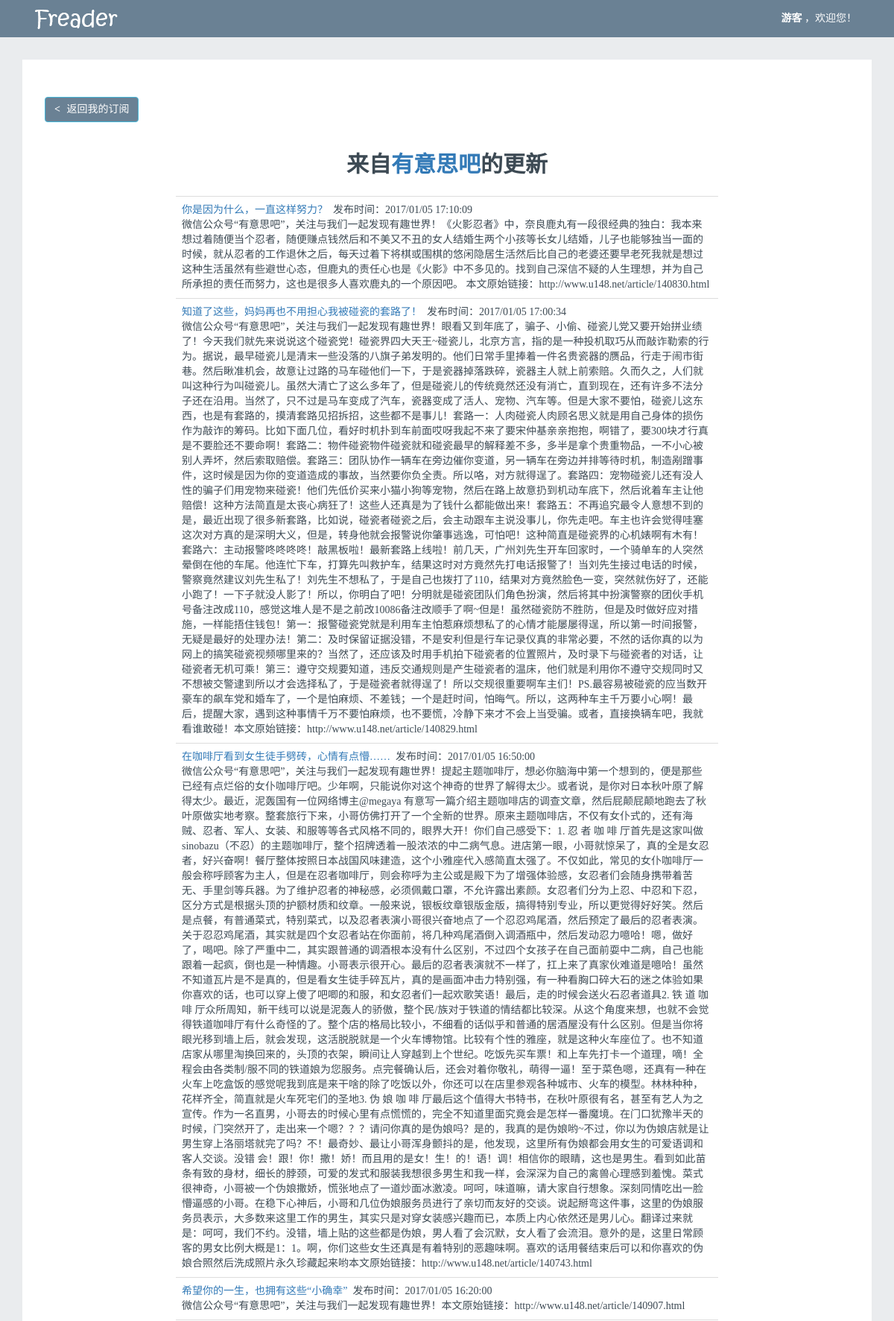
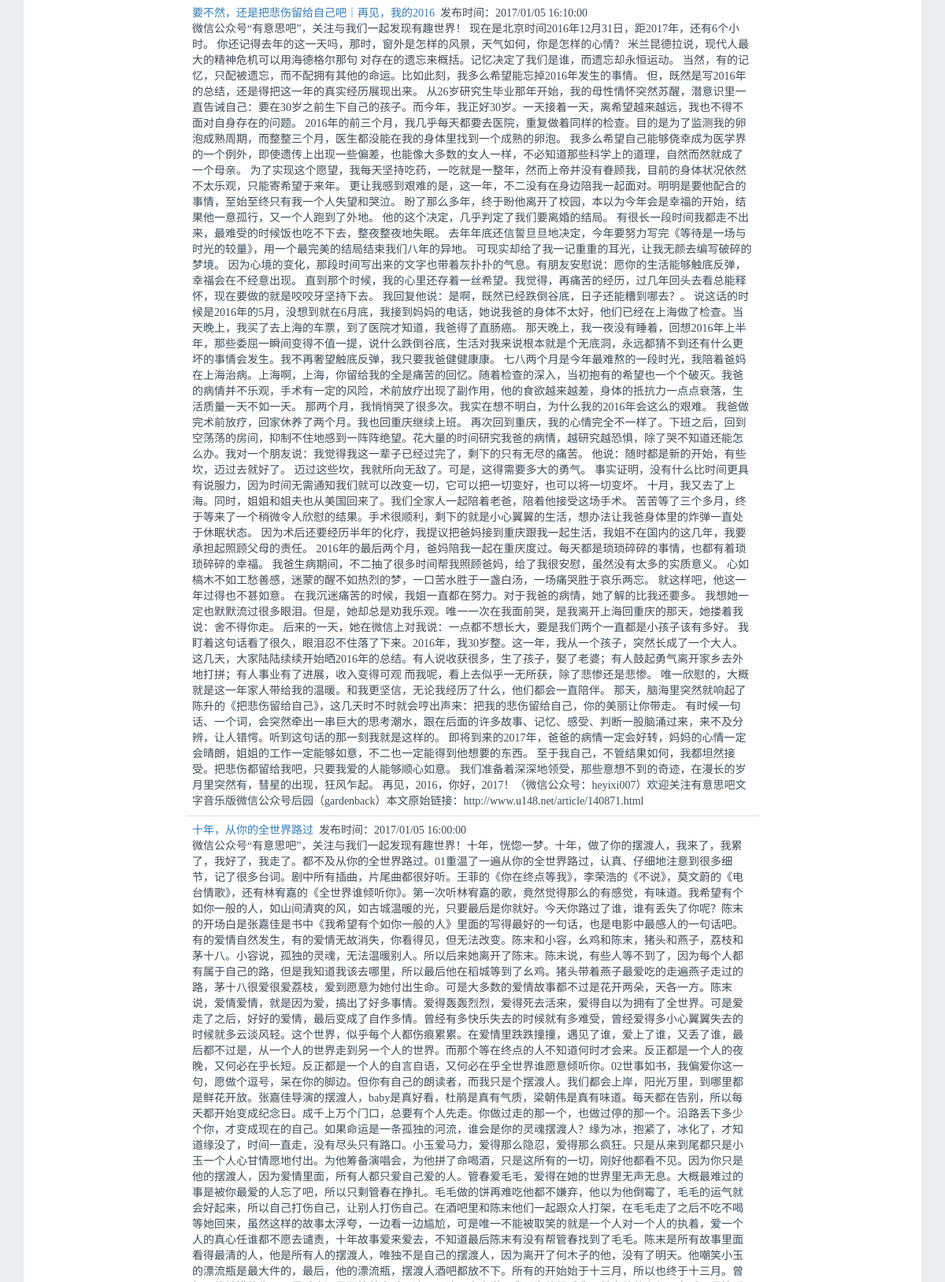
Page /chnl/386/ (upper part) on the committed database (2 pictures, top to bottom).
### Main/models.py (models this page shows, shortened)
class Channel(models.Model):
    title=models.CharField('标题',max_length=32)
    link=models.CharField('订阅源',max_length=64)
    description=models.CharField('描述',max_length=128)
    created_time=models.DateTimeField("创建时间",auto_now_add=True)
    has_update=models.BooleanField('是否有更新',default=False)
    class Meta:
        ordering=['-created_time']

class Item(models.Model):
    title=models.CharField('标题',max_length=32)
    link=models.CharField('链接',max_length=64)
    pubdate=models.DateTimeField('发布时间',null=True)
    description=models.CharField('描述',max_length=128)
    channel=models.ForeignKey(Channel,verbose_name='所属源')
    is_new=models.BooleanField('是否是最新',default=False)
    class Meta:
        ordering=['-pubdate']

### Main/views.py (the view)
# urls.py: url(r'^chnl/(?P<chnl_id>\d+)/$',ChnlUpdtView.as_view(),name='chnlupdt'),
class ChnlUpdtView(DetailView):
    model = Channel
    template_name = 'chnlupdt.html'
    context_object_name = 'channel'
    pk_url_kwarg = 'chnl_id'
    def get_context_data(self, **kwargs):
        kwargs['items']=self.object.item_set.all().distinct()
        if self.request.user.is_anonymous:
            kwargs['username']='游客'
        else:
            kwargs['username']=self.request.user.username
        return super(ChnlUpdtView,self).get_context_data(**kwargs)

### Main/templates/chnlupdt.html (shortened to what this page needs)
{% extends 'template.html' %}
{% load staticfiles %}
{% block mycss %}
    <link rel="stylesheet" type="text/css" href="{% static 'main/css/main.css' %}">
{% endblock %}
{% block content %}
    <div id="container">
		<div id="top">
            <span class="dropdown">
                    <a id="username" href="{% url 'Main:home' %}" class="dropdown-toggle" data-toggle="dropdown" aria-haspopup="true" aria-expanded="true">
                        {{ username }}
                    </a>
            </span>
            <span>，欢迎您！</span>
        </div>
        <div id="mainbox">
            <div style="height: 50px;"><a href="{% url 'Main:home' %}"><button type="button" class="btn btn-info" style="left: 5%; position: absolute; background: #6A8194;">
                <span style="font-weight: 900;padding-right: 5px;"><</span>
                <span>返回我的订阅</span>
            </button></a></div>
            <div style="font-size: 30px;font-weight: bold; margin: 20px; text-align: center;">来自<a href="{{ channel.link }}">{{ channel.title }}</a>的更新</div>
            <div style="width: 70%; margin: 0px auto;">
                <table class="table table-hover">
                    <tbody>
                    {% for item in items %}
                        <tr><td>
                            <a href="{{ item.link }}">{{ item.title }}</a><span>&nbsp;&nbsp;发布时间：{{ item.pubdate|date:"Y/m/d  H:i:s" }}</span><br/>
                            <span>{{ item.description }}</span>
                        </td></tr>
                    {% endfor %}
                </tbody>
            </table></div>
        </div>
	</div>
{% endblock %}

### Main/static/main/css/main.css (style rules this page uses)
html { overflow-y:scroll; }
body { margin:0; padding:0; font-family: 'Microsoft Yahei','SimSun'; }
div,dl,dt,dd,ul,ol,li,h1,h2,h3,h4,h5,h6,pre,form,fieldset,input,textarea,blockquote,p { padding:0; margin:0; }
a { text-decoration: none; }
#container { background: #EAECEE; padding-bottom: 30px; min-height: 700px; }
#top { background: #6A8194 url('../img/logo.png') no-repeat 30px 0px; height: 50px; text-align: right; line-height: 50px; padding-right: 50px; color: white; }
#username { font-weight: bold; color: white; }
#mainbox { background: white; width: 95%; min-height: 500px; margin: 30px auto; padding:50px; color: #3D4A54; }

### rows in the picture
Channel: title "有意思吧"
Item: title "你是因为什么，一直这样努力？", pubdate "2017/01/05 17:10:09", description "微信公众号“有意思吧”，关注与我们一起发现有趣世界！《火影忍者》中，奈良鹿丸有一段很经典的独白：我本来想过着随便当个忍者，随便赚点钱然后和不美又不丑的女人结婚生两个小孩等长女儿结婚，儿子也能够独当一面的时候，就从忍者的工作退休之后，每天过着下将棋或围棋的悠闲隐居生活然后比自己的老婆还要早老死我就是想过这种生活虽然有些避世心态，但鹿丸的责任心也是《火影》中不多见的。找到自己深信不疑的人生理想，并为自己所承担的责任而努力，这也是很多人喜欢鹿丸的一个原因吧。 本文原始链接：http://www.u148.net/article/140830.html"
Item: title "知道了这些，妈妈再也不用担心我被碰瓷的套路了！", pubdate "2017/01/05 17:00:34", description "微信公众号“有意思吧”，关注与我们一起发现有趣世界！眼看又到年底了，骗子、小偷、碰瓷儿党又要开始拼业绩了！今天我们就先来说说这个碰瓷党！碰瓷界四大天王~碰瓷儿，北京方言，指的是一种投机取巧从而敲诈勒索的行为。据说，最早碰瓷儿是清末一些没落的八旗子弟发明的。他们日常手里捧着一件名贵瓷器的赝品，行走于闹市街巷。然后瞅准机会，故意让过路的马车碰他们一下，于是瓷器掉落跌碎，瓷器主人就上前索赔。久而久之，人们就叫这种行为叫碰瓷儿。虽然大清亡了这么多年了，但是碰瓷儿的传统竟然还没有消亡，直到现在，还有许多不法分子还在沿用。当然了，只不过是马车变成了汽车，瓷器变成了活人、宠物、汽车等。但是大家不要怕，碰瓷儿这东西，也是有套路的，摸清套路见招拆招，这些都不是事儿！套路一：人肉碰瓷人肉顾名思义就是用自己身体的损伤作为敲诈的筹码。比如下面几位，看好时机扑到车前面哎呀我起不来了要宋仲基亲亲抱抱，啊错了，要300块才行真是不要脸还不要命啊！套路二：物件碰瓷物件碰瓷就和碰瓷最早的解释差不多，多半是拿个贵重物品，一不小心被别人弄坏，然后索取赔偿。套路三：团队协作一辆车在旁边催你变道，另一辆车在旁边并排等待时机，制造剐蹭事件，这时候是因为你的变道造成的事故，当然要你负全责。所以咯，对方就得逞了。套路四：宠物碰瓷儿还有没人性的骗子们用宠物来碰瓷！他们先低价买来小猫小狗等宠物，然后在路上故意扔到机动车底下，然后讹着车主让他赔偿！这种方法简直是太丧心病狂了！这些人还真是为了钱什么都能做出来！套路五：不再追究最令人意想不到的是，最近出现了很多新套路，比如说，碰瓷者碰瓷之后，会主动跟车主说没事儿，你先走吧。车主也许会…"
Item: title "在咖啡厅看到女生徒手劈砖，心情有点懵……", pubdate "2017/01/05 16:50:00", description "微信公众号“有意思吧”，关注与我们一起发现有趣世界！提起主题咖啡厅，想必你脑海中第一个想到的，便是那些已经有点烂俗的女仆咖啡厅吧。少年啊，只能说你对这个神奇的世界了解得太少。或者说，是你对日本秋叶原了解得太少。最近，泥轰国有一位网络博主@megaya 有意写一篇介绍主题咖啡店的调查文章，然后屁颠屁颠地跑去了秋叶原做实地考察。整套旅行下来，小哥仿佛打开了一个全新的世界。原来主题咖啡店，不仅有女仆式的，还有海贼、忍者、军人、女装、和服等等各式风格不同的，眼界大开！你们自己感受下：1. 忍 者 咖 啡…"
Item: title "希望你的一生，也拥有这些“小确幸”", pubdate "2017/01/05 16:20:00", description "微信公众号“有意思吧”，关注与我们一起发现有趣世界！本文原始链接：http://www.u148.net/article/140907.html"
Item: title "要不然，还是把悲伤留给自己吧｜再见，我的2016", pubdate "2017/01/05 16:10:00", description "微信公众号“有意思吧”，关注与我们一起发现有趣世界！ 现在是北京时间2016年12月31日，距2017年，还有6个小时。 你还记得去年的这一天吗，那时，窗外是怎样的风景，天气如何，你是怎样的心情？ 米兰昆德拉说，现代人最大的精神危机可以用海德格尔那句 对存在的遗忘来概括。记忆决定了我们是谁，而遗忘却永恒运动。 当然，有的记忆，只配被遗忘，而不配拥有其他的命运。比如此刻，我多么希望能忘掉2016年发生的事情。 但，既然是写2016年的总结，还是得把这一年的真实经历展现出来。 从26岁研究生毕业那年开始，我的母性情怀突然苏醒，潜意识里一直告诫自己：要在30岁之前生下自己的孩子。而今年，我正好30岁。一天接着一天，离希望越来越远，我也不得不面对自身存在的问题。 2016年的前三个月，我几乎每天都要去医院，重复做着同样的检查。目的是为了监测我的卵泡成熟周期，而整整三个月，医生都没能在我的身体里找到一个成熟的卵泡。 我多么希望自己能够侥幸成为医学界的一个例外，即使遗传上出现一些偏差，也能像大多数的女人一样，不必知道那些科学上的道理，自然而然就成了一个母亲。 为了实现这个愿望，我每天坚持吃药，一吃就是一整年，然而上帝并没有眷顾我，目前的身体状况依然不太乐观，只能寄希望于来年。 更让我感到艰难的是，这一年，不二没有在身边陪我一起面对。明明是要他配合的事情，至始至终只有我一个人失望和哭泣。 盼了那么多年，终于盼他离开了校园，本以为今年会是幸福的开始，结果他一意孤行，又一个人跑到了外地。 他的这个决定，几乎判定了我们要离婚的结局。…"
Item: title "十年，从你的全世界路过", pubdate "2017/01/05 16:00:00"

### other values in the picture
{{ username }} "游客"
